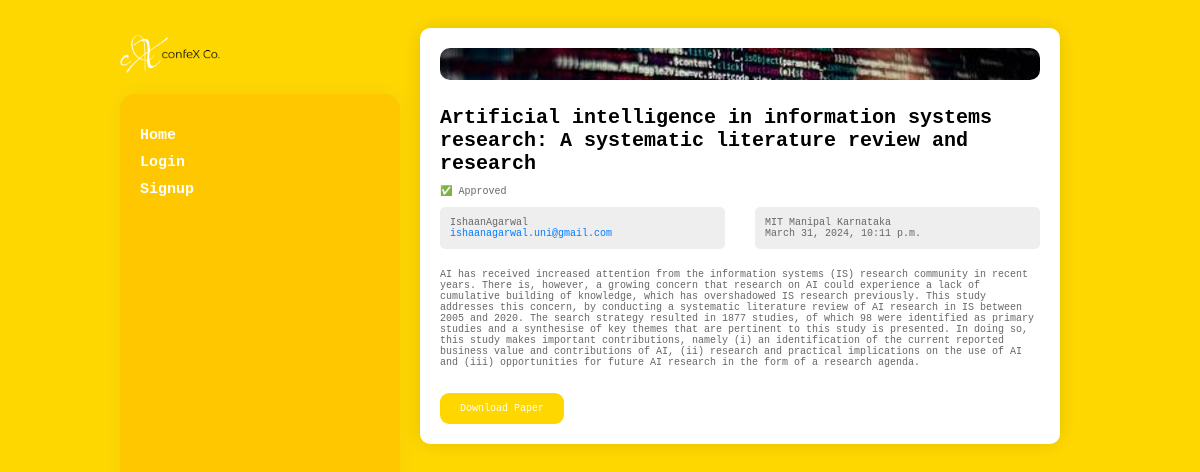
Screenshot of /articles/ai-paper/ with the database file from the repository.
### articles/models.py (models this page shows, shortened)
class Article(models.Model):
    title = models.CharField(max_length=100)
    slug = models.SlugField()
    body = models.TextField()
    date = models.DateTimeField(auto_now_add=True)
    thumb = models.ImageField(default='default1.png', blank=True)
    author = models.ForeignKey(User, default=None, on_delete=models.CASCADE)
    approved = models.BooleanField(default=False)
    pdf = models.FileField(upload_to='pdfs/', blank=True)
    email = models.EmailField()
    organization = models.CharField(max_length=255)

### articles/views.py (the view)
# urls.py: path('<slug:slug>/', views.article_detail, name='detail'),
def article_detail(request, slug):
    article = get_object_or_404(Article, slug=slug)
    return render(request, 'articles/article_detail.html', {'article': article})

### articles/templates/articles/article_detail.html
{% extends 'base_layout.html' %}
{% block content %}
<div class="article-detail">
    <div class="article">
        <img src="{{ article.thumb.url }}"  alt="{{ article.title }}">
        <h2 class="titlehead">{{ article.title }}</h2>
        <p>{% if article.approved %}
            <p class="astatus">✅ Approved</p>
        {% else %}
            <p class="astatus">This paper is not approved yet.</p>
        {% endif %}
        <div class="info-container">
            <div class="info-box">
                <p class="dets">{{ article.author }}</p>
                <p class="dets" ><a href="mailto:{{ article.email }}" class="email">{{ article.email }}</a></p>
            </div>
            <div class="info-box">
                <p class="dets">{{ article.organization }}</p>
                <p class="dets">{{ article.date }}</p>
            </div>
        </div>
        <p>{{ article.body }}</p>
        <br>
        <p><a href="{{ article.pdf.url }}" class="download">Download Paper</a></p>
    </div>
</div>
{% endblock %}

### assets/styles.css (style rules this page uses)
body { background-color: #FFD700; color: #000; }
body * { font-family: monospace; }
h2 { text-decoration: none; color: #000; }
.email { font-decoration: none; color: rgb(0, 153, 255); text-decoration: none; }
.download { background-color: #ffd700; color: #fff; border: none; padding: 10px 20px; border-radius: 9px; margin-bottom: 10px; cursor: pointer; transition: background-color 0.3s, color 0.3s; text-decoration: none; }
.article-detail { padding: 20px; background-color: #fff; border-radius: 10px; box-shadow: 0 0 20px rgba(0, 0, 0, 0.1); margin-bottom: 20px; }
.article-detail img { max-width: 100%; border-radius: 10px; margin-bottom: 10px; }
.article-detail h2 { font-size: 24px; color: #333; margin-bottom: 10px; }
.article-detail p { font-size: 16px; color: #666; margin-bottom: 10px; }
.article-detail .email { color: #007bff; }
.article-detail .info-container { font-size: 5px; display: flex; gap: 30px; margin-bottom: 20px; }
.article-detail .info-box { flex: 1; padding: 10px; border-radius: 5px; background-color: #eee }
.article-detail .info-box p { margin: 0; }
.article-detail p { font-size: 10px; }
.article-detail p.dets { font-size: 10px; }
h2.titlehead { font-size: 20px; color: #000; }
p.astatus { font-size: 10px }

### rows the page displays
Article: thumb (picture), title "Artificial intelligence in information systems research: A systematic literature review and research", author "IshaanAgarwal", email "ishaanagarwal.uni@gmail.com", organization "MIT Manipal Karnataka", date "March 31, 2024, 10:11 p.m.", body "AI has received increased attention from the information systems (IS) research community in recent years. There is, however, a growing concern that research on AI could experience a lack of cumulative building of knowledge, which has overshadowed IS research previously. This study addresses this concern, by conducting a systematic literature review of AI research in IS between 2005 and 2020. The search strategy resulted in 1877 studies, of which 98 were identified as primary studies and a synthesise of key themes that are pertinent to this study is presented. In doing so, this study makes important contributions, namely (i) an identification of the current reported business value and…"
